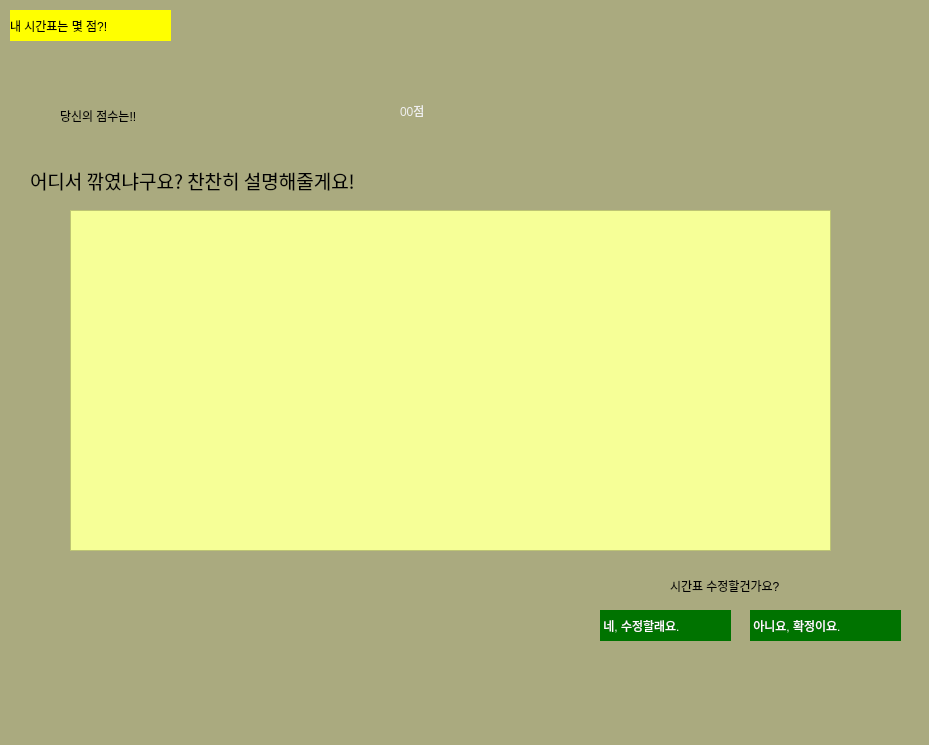
<?xml version="1.0" encoding="UTF-8"?>
<ui version="4.0">
 <class>MainWindow</class>
 <widget class="QMainWindow" name="MainWindow">
  <property name="geometry">
   <rect>
    <x>0</x>
    <y>0</y>
    <width>929</width>
    <height>745</height>
   </rect>
  </property>
  <property name="font">
   <font>
    <family>서울한강 장체M</family>
    <pointsize>10</pointsize>
   </font>
  </property>
  <property name="windowTitle">
   <string>MainWindow</string>
  </property>
  <property name="styleSheet">
   <string notr="true">background-color: rgb(170, 170, 127);</string>
  </property>
  <widget class="QWidget" name="centralwidget">
   <widget class="QLabel" name="label">
    <property name="geometry">
     <rect>
      <x>10</x>
      <y>10</y>
      <width>161</width>
      <height>31</height>
     </rect>
    </property>
    <property name="styleSheet">
     <string notr="true">background-color: rgb(255, 255, 0);
font: 12pt &quot;메이플스토리&quot;;</string>
    </property>
    <property name="text">
     <string>내 시간표는 몇 점?!</string>
    </property>
   </widget>
   <widget class="QLabel" name="label_2">
    <property name="geometry">
     <rect>
      <x>60</x>
      <y>50</y>
      <width>851</width>
      <height>131</height>
     </rect>
    </property>
    <property name="styleSheet">
     <string notr="true">font: 75 28pt &quot;타이포_쌍문동 B&quot;;</string>
    </property>
    <property name="text">
     <string>당신의 점수는!! </string>
    </property>
   </widget>
   <widget class="QLabel" name="label_3">
    <property name="geometry">
     <rect>
      <x>400</x>
      <y>-30</y>
      <width>241</width>
      <height>281</height>
     </rect>
    </property>
    <property name="styleSheet">
     <string notr="true">
color: rgb(239, 239, 239);
font: 81 72pt &quot;나눔스퀘어OTF ExtraBold&quot;;</string>
    </property>
    <property name="text">
     <string>00점</string>
    </property>
   </widget>
   <widget class="QLabel" name="label_4">
    <property name="geometry">
     <rect>
      <x>30</x>
      <y>160</y>
      <width>501</width>
      <height>41</height>
     </rect>
    </property>
    <property name="font">
     <font>
      <family>08서울남산체 B</family>
      <pointsize>14</pointsize>
      <weight>50</weight>
      <italic>false</italic>
      <bold>false</bold>
     </font>
    </property>
    <property name="styleSheet">
     <string notr="true">font: 14pt &quot;08서울남산체 B&quot;;</string>
    </property>
    <property name="text">
     <string>어디서 깎였냐구요? 찬찬히 설명해줄게요! </string>
    </property>
   </widget>
   <widget class="QLabel" name="label_9">
    <property name="geometry">
     <rect>
      <x>670</x>
      <y>560</y>
      <width>231</width>
      <height>51</height>
     </rect>
    </property>
    <property name="styleSheet">
     <string notr="true">border-color: rgb(170, 255, 127);
font: 75 11pt &quot;타이포_쌍문동 B&quot;;</string>
    </property>
    <property name="text">
     <string>시간표 수정할건가요?</string>
    </property>
   </widget>
   <widget class="QLabel" name="label_10">
    <property name="geometry">
     <rect>
      <x>600</x>
      <y>610</y>
      <width>131</width>
      <height>31</height>
     </rect>
    </property>
    <property name="styleSheet">
     <string notr="true">font: 75 12pt &quot;나눔스퀘어OTF Bold&quot;;
background-color: rgb(0, 115, 0);
color: rgb(255, 255, 255);</string>
    </property>
    <property name="text">
     <string> 네, 수정할래요.</string>
    </property>
   </widget>
   <widget class="QLabel" name="label_11">
    <property name="geometry">
     <rect>
      <x>750</x>
      <y>610</y>
      <width>151</width>
      <height>31</height>
     </rect>
    </property>
    <property name="styleSheet">
     <string notr="true">font: 75 12pt &quot;나눔스퀘어OTF Bold&quot;;
color: rgb(255, 255, 255);
background-color: rgb(0, 115, 0);
</string>
    </property>
    <property name="text">
     <string> 아니요, 확정이요.</string>
    </property>
   </widget>
   <widget class="QTextBrowser" name="textBrowser">
    <property name="geometry">
     <rect>
      <x>70</x>
      <y>210</y>
      <width>761</width>
      <height>341</height>
     </rect>
    </property>
    <property name="styleSheet">
     <string notr="true">background-color: rgb(246, 255, 151);
font: 75 12pt &quot;맑은 고딕&quot;;</string>
    </property>
    <property name="html">
     <string>&lt;!DOCTYPE HTML PUBLIC &quot;-//W3C//DTD HTML 4.0//EN&quot; &quot;http://www.w3.org/TR/REC-html40/strict.dtd&quot;&gt;
&lt;html&gt;&lt;head&gt;&lt;meta name=&quot;qrichtext&quot; content=&quot;1&quot; /&gt;&lt;style type=&quot;text/css&quot;&gt;
p, li { white-space: pre-wrap; }
&lt;/style&gt;&lt;/head&gt;&lt;body style=&quot; font-family:'맑은 고딕'; font-size:12pt; font-weight:72; font-style:normal;&quot;&gt;
&lt;p style=&quot;-qt-paragraph-type:empty; margin-top:0px; margin-bottom:0px; margin-left:0px; margin-right:0px; -qt-block-indent:0; text-indent:0px; font-family:'Agency FB';&quot;&gt;&lt;br /&gt;&lt;/p&gt;&lt;/body&gt;&lt;/html&gt;</string>
    </property>
   </widget>
  </widget>
  <widget class="QMenuBar" name="menubar">
   <property name="geometry">
    <rect>
     <x>0</x>
     <y>0</y>
     <width>929</width>
     <height>21</height>
    </rect>
   </property>
  </widget>
  <widget class="QStatusBar" name="statusbar"/>
 </widget>
 <resources/>
 <connections/>
</ui>
